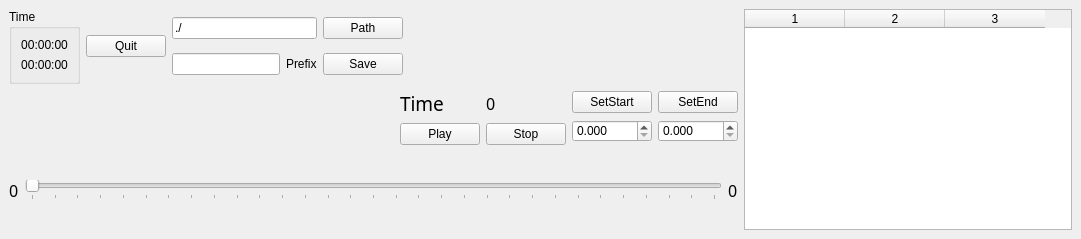
<?xml version="1.0" encoding="UTF-8"?>
<ui version="4.0">
 <class>cdpPlayerManagerWidget</class>
 <widget class="QDockWidget" name="cdpPlayerManagerWidget">
  <property name="geometry">
   <rect>
    <x>0</x>
    <y>0</y>
    <width>1081</width>
    <height>239</height>
   </rect>
  </property>
  <property name="minimumSize">
   <size>
    <width>726</width>
    <height>239</height>
   </size>
  </property>
  <property name="styleSheet">
   <string notr="true"> QDockWidget {
     border: 1px solid lightgray;
     /*titlebar-close-icon: url(close.png);
     titlebar-normal-icon: url(undock.png);*/
 }

 QDockWidget::title {
     text-align: Center; /* align the text to the left */
     background: rgb(255, 158, 160);
     padding-left: 5px;
 }

 QDockWidget::close-button, QDockWidget::float-button {
     border: 1px solid transparent;
     background: darkgray;
     padding: 0px;
 }

 QDockWidget::close-button:hover, QDockWidget::float-button:hover {
     background: gray;
 }

 QDockWidget::close-button:pressed, QDockWidget::float-button:pressed {
     padding: 1px -1px -1px 1px;
 }</string>
  </property>
  <property name="features">
   <set>QDockWidget::NoDockWidgetFeatures</set>
  </property>
  <property name="allowedAreas">
   <set>Qt::TopDockWidgetArea</set>
  </property>
  <property name="windowTitle">
   <string>Player Manager</string>
  </property>
  <widget class="QWidget" name="dockWidgetContents">
   <layout class="QGridLayout" name="gridLayout_4">
    <item row="0" column="0">
     <layout class="QHBoxLayout" name="horizontalLayout_4">
      <item>
       <widget class="QGroupBox" name="groupBox">
        <property name="title">
         <string>Time</string>
        </property>
        <layout class="QVBoxLayout" name="verticalLayout_2">
         <item>
          <widget class="QLabel" name="AbsoluteTime">
           <property name="text">
            <string>00:00:00</string>
           </property>
           <property name="alignment">
            <set>Qt::AlignCenter</set>
           </property>
          </widget>
         </item>
         <item>
          <widget class="QLabel" name="DeviceTime">
           <property name="text">
            <string>00:00:00</string>
           </property>
           <property name="alignment">
            <set>Qt::AlignCenter</set>
           </property>
          </widget>
         </item>
        </layout>
       </widget>
      </item>
      <item>
       <widget class="QPushButton" name="QuitButton">
        <property name="text">
         <string>Quit</string>
        </property>
       </widget>
      </item>
      <item>
       <layout class="QGridLayout" name="gridLayout_3">
        <item row="0" column="0" colspan="2">
         <widget class="QLineEdit" name="PathLineEdit">
          <property name="text">
           <string>./</string>
          </property>
         </widget>
        </item>
        <item row="0" column="2">
         <widget class="QPushButton" name="PathButton">
          <property name="text">
           <string>Path</string>
          </property>
         </widget>
        </item>
        <item row="1" column="0">
         <widget class="QLineEdit" name="PrefixLineEdit"/>
        </item>
        <item row="1" column="1">
         <widget class="QLabel" name="label_2">
          <property name="text">
           <string>Prefix</string>
          </property>
         </widget>
        </item>
        <item row="1" column="2">
         <widget class="QPushButton" name="SaveButton">
          <property name="text">
           <string>Save</string>
          </property>
         </widget>
        </item>
       </layout>
      </item>
     </layout>
    </item>
    <item row="1" column="0" colspan="2">
     <layout class="QVBoxLayout" name="verticalLayout">
      <item>
       <layout class="QHBoxLayout" name="horizontalLayout_3">
        <item>
         <spacer name="horizontalSpacer">
          <property name="orientation">
           <enum>Qt::Horizontal</enum>
          </property>
          <property name="sizeHint" stdset="0">
           <size>
            <width>40</width>
            <height>20</height>
           </size>
          </property>
         </spacer>
        </item>
        <item>
         <layout class="QGridLayout" name="gridLayout_2">
          <item row="1" column="0">
           <widget class="QPushButton" name="PlayButton">
            <property name="text">
             <string>Play</string>
            </property>
           </widget>
          </item>
          <item row="1" column="1">
           <widget class="QPushButton" name="StopButton">
            <property name="text">
             <string>Stop</string>
            </property>
           </widget>
          </item>
          <item row="0" column="1">
           <widget class="QLabel" name="TimeLabel">
            <property name="font">
             <font>
              <family>AlArabiya</family>
              <pointsize>12</pointsize>
             </font>
            </property>
            <property name="text">
             <string>0</string>
            </property>
           </widget>
          </item>
          <item row="0" column="0">
           <widget class="QLabel" name="label_4">
            <property name="font">
             <font>
              <family>AlArabiya</family>
              <pointsize>14</pointsize>
             </font>
            </property>
            <property name="layoutDirection">
             <enum>Qt::LeftToRight</enum>
            </property>
            <property name="text">
             <string>Time</string>
            </property>
           </widget>
          </item>
         </layout>
        </item>
        <item>
         <layout class="QHBoxLayout" name="horizontalLayout_2">
          <item>
           <layout class="QGridLayout" name="gridLayout">
            <item row="1" column="1">
             <widget class="QDoubleSpinBox" name="SaveEndSpin">
              <property name="decimals">
               <number>3</number>
              </property>
             </widget>
            </item>
            <item row="0" column="0">
             <widget class="QPushButton" name="SetSaveStartButton">
              <property name="text">
               <string>SetStart</string>
              </property>
             </widget>
            </item>
            <item row="0" column="1">
             <widget class="QPushButton" name="SetSaveEndButton">
              <property name="text">
               <string>SetEnd</string>
              </property>
             </widget>
            </item>
            <item row="1" column="0">
             <widget class="QDoubleSpinBox" name="SaveStartSpin">
              <property name="decimals">
               <number>3</number>
              </property>
             </widget>
            </item>
           </layout>
          </item>
         </layout>
        </item>
       </layout>
      </item>
      <item>
       <layout class="QHBoxLayout" name="horizontalLayout">
        <item>
         <widget class="QLabel" name="TimeStartLabel">
          <property name="font">
           <font>
            <family>AlArabiya</family>
            <pointsize>12</pointsize>
           </font>
          </property>
          <property name="text">
           <string>0</string>
          </property>
         </widget>
        </item>
        <item>
         <widget class="QSlider" name="TimeSlider">
          <property name="minimum">
           <number>0</number>
          </property>
          <property name="maximum">
           <number>300</number>
          </property>
          <property name="orientation">
           <enum>Qt::Horizontal</enum>
          </property>
          <property name="tickPosition">
           <enum>QSlider::TicksBelow</enum>
          </property>
          <property name="tickInterval">
           <number>10</number>
          </property>
         </widget>
        </item>
        <item>
         <widget class="QLabel" name="TimeEndLabel">
          <property name="font">
           <font>
            <family>AlArabiya</family>
            <pointsize>12</pointsize>
           </font>
          </property>
          <property name="text">
           <string>0</string>
          </property>
         </widget>
        </item>
       </layout>
      </item>
     </layout>
    </item>
    <item row="0" column="1">
     <spacer name="horizontalSpacer_2">
      <property name="orientation">
       <enum>Qt::Horizontal</enum>
      </property>
      <property name="sizeHint" stdset="0">
       <size>
        <width>40</width>
        <height>20</height>
       </size>
      </property>
     </spacer>
    </item>
    <item row="0" column="2" rowspan="2">
     <widget class="QTableWidget" name="PlayerTable">
      <property name="minimumSize">
       <size>
        <width>0</width>
        <height>0</height>
       </size>
      </property>
      <property name="editTriggers">
       <set>QAbstractItemView::NoEditTriggers</set>
      </property>
      <property name="dragDropOverwriteMode">
       <bool>false</bool>
      </property>
      <property name="alternatingRowColors">
       <bool>true</bool>
      </property>
      <property name="selectionMode">
       <enum>QAbstractItemView::NoSelection</enum>
      </property>
      <property name="selectionBehavior">
       <enum>QAbstractItemView::SelectRows</enum>
      </property>
      <property name="textElideMode">
       <enum>Qt::ElideNone</enum>
      </property>
      <property name="sortingEnabled">
       <bool>true</bool>
      </property>
      <property name="columnCount">
       <number>3</number>
      </property>
      <column/>
      <column/>
      <column/>
     </widget>
    </item>
   </layout>
  </widget>
 </widget>
 <resources/>
 <connections/>
</ui>
